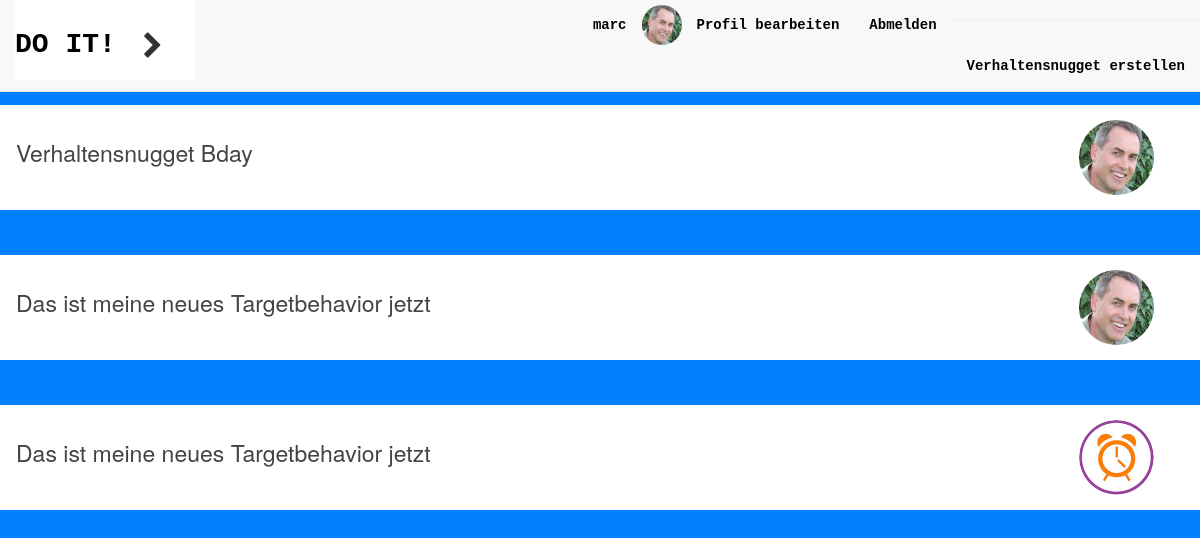
Before: /overview/habit/70/update (signed in) with the older database file.
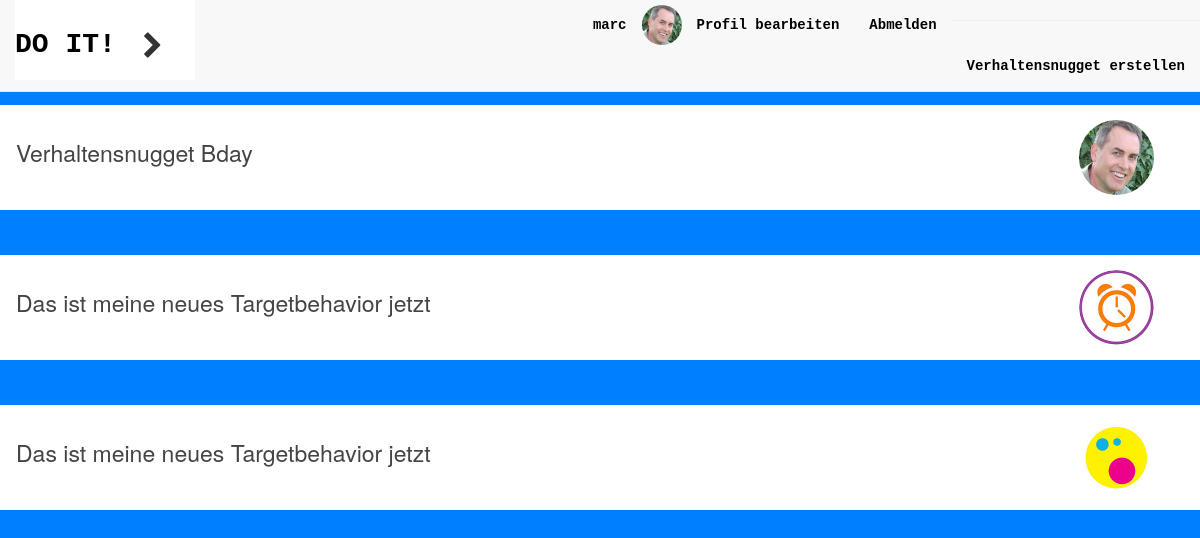
After: the same page with the newer database file.
### habits/models.py (models this page shows, shortened)
class Habit(models.Model):
    TRIGGER_OPTION_1 = 'Wenn ich...'
    TRIGGER_OPTION_2 = 'Bevor ich...'
    TRIGGER_OPTION_3 = 'Immer wenn ich...'
    TRIGGER_OPTION_4 = 'Jedes Mal wenn ich...'
    TRIGGER_OPTION_5 = 'Nachdem ich...'
    TRIGGER_CHOICES = (
        (TRIGGER_OPTION_1, TRIGGER_OPTION_1),
        (TRIGGER_OPTION_2, TRIGGER_OPTION_2),
        (TRIGGER_OPTION_3, TRIGGER_OPTION_3),
        (TRIGGER_OPTION_4, TRIGGER_OPTION_4),
        (TRIGGER_OPTION_5, TRIGGER_OPTION_5),
    )
    priority = models.IntegerField(default=1)
    title = models.CharField(max_length=200)
    trigger = models.CharField(max_length=15, choices=TRIGGER_CHOICES, default=TRIGGER_OPTION_5)
    existingroutine = models.ForeignKey(
        'Existingroutine',
        on_delete=models.SET_NULL,
        blank=True,
        null = True,
    )
    targetbehavior = models.ForeignKey(
        'Targetbehavior',
        on_delete=models.SET_NULL,
        blank=True,
        null = True,
    )
    image = models.ImageField(upload_to='habit_image', blank=True)
    created_by = models.ForeignKey(UserProfile, on_delete=models.SET_NULL, null=True, blank=True)
    STATUS_CHOICES = ((True, 'active'), (False, 'inactive'))
    is_active = models.BooleanField(choices=STATUS_CHOICES, default=True)
    created_at = models.DateTimeField(default=datetime.datetime.now, blank=True)
    triggered_at_time = models.TimeField(blank=True, null=True)
    triggered_at_date = models.DateField(blank=True, null=True)
    def image_url(self):
        if self.image and hasattr(self.image, 'url'):
            return self.image.url
        else:
            return None;

### habits/views.py (the view)
# urls.py: url(r'^habit/(?P<pk>\d+)/update$', habits_views.HabitUpdateView.as_view(), name='update_habit'),
class HabitUpdateView(UpdateView):
    model = Habit
    form_class = HabitUpdateForm
    template_name = 'habits/display_habit_to_update.html'
    def get_context_data(self, **kwargs):
        context = super(HabitUpdateView, self).get_context_data(**kwargs)
        context['habits'] = Habit.objects.filter(created_by=self.request.user.id, is_active=True)
        context['routines'] = Existingroutine.objects.filter(created_by=self.request.user.id)
        context['targetbehaviors']= Targetbehavior.objects.filter(created_by=self.request.user.id)
        context['habitToUpdate'] = self.get_object()
        return context

### accounts/models.py (called while the page is built)
    def image_url(self):
        if self.image and hasattr(self.image, 'url'):
            return self.image.url
        else:
            return '/media/profile_image/dummy_avatar.jpg'

### habits/templates/habits/display_habit_to_update.html (shortened to what the changed rows need)
{% extends 'base.html' %}
{% load staticfiles %}
{% block head %}
  <link rel="stylesheet" type="text/css" href="{% static 'habits/css/style.css' %}" />
  <link rel="stylesheet" type="text/css" href="{% static 'habits/css/style_update_habit.css' %}" />
  <link rel="stylesheet" type="text/css" href="{% static 'habits/css/font-awesome.min.css' %}" />
{% endblock %}
{% block body %}
<ul class="custom-ul-for-habit-create">
  {% for habit in habits|dictsort:"priority" %}
  {% if habit.id == habitToUpdate.id %}
  <li id="{{habitToUpdate.id}}" class="custom-list-item">
    <button draggable=true id="id_habitToUpdate" class="accordion custom-accordion">
      <div class="row custom-row-full-width">
        <div class="col-xs-8">
          <textarea value="{{habit.title}}" id="habit-title" type="text" style="resize:none;border: none;">{{habit.title}}</textarea>
        </div>
        <div class="col-xs-4">
          <input type="image" id="update_habit_img" {% if habit.image %}src="{{habit.image_url}}"{% else %} src="/media/habit_image/no_image_placeholder.png" {% endif %}  width=75 height=75 />
          <input type="file" id="edit_file" onchange="readURL(this);" style="display:none;" />
        </div>
      </div>
    </button>
    <div class="panel" style="min-height: 340; padding-left: 0px;">
      <br>
      <div class="row">
        <div class="col-xs-8">
        </div>
        <div class="col-xs-2">
          <button type="button" class="btn btn-default icon-right section-icon-top" aria-label="Left Align">
            <i class="fa fa-pencil-square-o fa-2x" aria-hidden="true"></i>
          </button>
        </div>
        <div class="col-xs-2" style="padding-right:40px">
          <div class="btn-group icon-right">
            <button type="button" class="btn btn-default dropdown-toggle icon-right section-icon-top"  aria-haspopup="true" aria-expanded="false">
                <i class="fa fa-share-alt fa-2x" aria-hidden="true"></i>
            </button>
            <div id="dropdown-menu" class="dropdown-menu section-icon-top">
              <a class="dropdown-item" ><i id="share-option" class="fa fa-twitter fa-2x" aria-hidden="true"></i></a>-
              <a class="dropdown-item" ><i id="share-option" class="fa fa-facebook fa-2x" aria-hidden="true"></i></a>
              <a class="dropdown-item" ><i id="share-option" class="fa fa-google-plus fa-2x" aria-hidden="true"></i></a>
              <a class="dropdown-item" ><i id="share-option" class="fa fa-envelope fa-2x" aria-hidden="true"></i></a>
            </div>
          </div>
        </div>
      </div>
      <p hidden=true>{{form.trigger}}</p>
      <div class="row" id="div_trigger">
         <div class="col-xs-2">
           <button onclick="triggerActionLeft_update()" id="update-carousel-trigger-btn-left" class="btn btn-default btn-arrow"><i class="fa fa-chevron-left" aria-hidden="true"></i></button>
         </div>
         <div class="col-xs-6">
           <input id="carousel-input-trigger" value="{{habit.trigger}}" disabled style="font-size: 14px;"></input>
         </div>
         <div class="col-xs-2">
           <button  onclick="triggerActionRight_update()" id="update-carousel-trigger-btn-right" class="btn btn-default btn-arrow"><i class="fa fa-chevron-right" aria-hidden="true"></i></button>
         </div>
         <div class="col-xs-2"></div>
      </div>
      <div class="row" id="div-routine">
       <div class="col-xs-10 col-xs-offset-1">
           <button onclick="routineActionLeft_update()" id="update-carousel-routine-btn-left" class="btn btn-default btn-arrow"><i class="fa fa-chevron-left" aria-hidden="true"></i></button>
           <textarea id="carousel-input-routine" value="{{habit.existingroutine}}" disabled cols="20" rows="3" style="resize:none; text-align:center;">{{habit.existingroutine}}</textarea>
           <button  onclick="routineActionRight_update()" id="update-carousel-routine-btn-right" class="btn btn-default btn-arrow"  style="vertical-align:top"><i class="fa fa-chevron-right" aria-hidden="true"></i></button>
       </div>
      </div>
      <div class="row" id="div-targetbehavior">
       <div class="col-xs-10 col-xs-offset-1">
           <button onclick="targetbehaviorActionLeft_update()" id="update-carousel-targetbehavior-btn-left" class="btn btn-default btn-arrow"><i class="fa fa-chevron-left" aria-hidden="true"></i></button>
           <textarea id="carousel-input-targetbehavior" value="{{targetbehaviors.0.name}}" disabled cols="20" rows="3" style="resize:none; text-align:center;">{{habit.targetbehavior}}</textarea>
           <button  onclick="targetbehaviorActionRight_update()" id="update-carousel-targetbehavior-btn-right" class="btn btn-default btn-arrow" style="vertical-align:top"><i class="fa fa-chevron-right" aria-hidden="true"></i></button>
       </div>
      </div>
      <input type="submit" value="Submit" hidden="true" />
      <select id="select-routines" hidden="true">
       {% for routine in routines %}
       <option value="{{routine.name}}">{{routine.name}}</option>
       {% endfor %}
      </select>
      <select id="select-targetbehaviors" hidden="true">
       {% for targetbehavior in targetbehaviors %}
       <option value="{{targetbehavior.name}}">{{targetbehavior.name}}</option>
       {% endfor %}
      </select>
      <!-- Section for further activities
        * Delete habit nugget
        * Activate/deactivate habit nugget
        * Show comments for habit nugget
        * Post comment for habit nugget -->
      <div class="row" style="margin-top: 30px;">
        <div class="col-xs-2">
        </div>
        <div class="col-xs-2">
          <button id="section-icon-bottom_trash_habitToCreate" class="btn btn-default section-icon-bottom" aria-label="Left Align">
            <i class="fa fa-trash fa-2x" aria-hidden="true"></i>
          </button>
        </div>
        <div class="col-xs-2">
          <button id="section-icon-bottom" type="button" class="btn btn-default section-icon-bottom" aria-label="Left Align">
            <i class="fa fa-toggle-on fa-2x" aria-hidden="true"></i>
          </button>
        </div>
        <div class="col-xs-2">
          <button id="section-icon-bottom" type="button" class="btn btn-default section-icon-bottom" aria-label="Left Align">
            <i class="fa fa-comments fa-2x" aria-hidden="true"></i>
            <span id="numberOfComments_{{habit.id}}" class="badge"></span>
          </button>
        </div>
        <div class="col-xs-2">
          <button id="section-icon-bottom" type="button" class="btn btn-default  section-icon-bottom" aria-label="Left Align">
            <i class="fa fa-comment fa-2x" aria-hidden="true"></i>
          </button>
        </div>
        <div class="col-xs-2">
        </div>
      </div>
    </div>
  </li>
  {% else %}
  <li class="custom-list-item">
    <button draggable=true id="accordion_{{habit.id}}" class="accordion custom-accordion">
      <div class="media">
        <div class="media-body">
          <h4 class="media-heading custom-media-heading">{{habit.title}}</h4>
        </div>
        <div class="media-right media-middle">
          {% if habit.image_url %}
          <img id="overview-image" class="media-object" src="{{habit.image_url}}" width=75 height=75>
          {% endif %}
        </div>
      </div>
    </button>
  </li>
  {% endif %}
  {% endfor %}
</ul>
{% endblock %}

Changed rows visible on the page:
no longer on this page (row edited): Habit: title "Das ist meine neues Targetbehavior jetzt", image_url (picture)
now on this page (row edited): Habit: title "Das ist meine neues Targetbehavior jetzt", image_url (picture)
